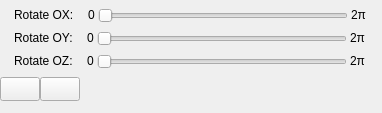
<?xml version="1.0" encoding="UTF-8"?>
<ui version="4.0">
 <class>MyControlWidget</class>
 <widget class="QWidget" name="MyControlWidget">
  <property name="geometry">
   <rect>
    <x>0</x>
    <y>0</y>
    <width>382</width>
    <height>113</height>
   </rect>
  </property>
  <property name="minimumSize">
   <size>
    <width>382</width>
    <height>113</height>
   </size>
  </property>
  <property name="windowTitle">
   <string/>
  </property>
  <widget class="QWidget" name="centralwidget" native="true">
   <property name="geometry">
    <rect>
     <x>-10</x>
     <y>0</y>
     <width>411</width>
     <height>399</height>
    </rect>
   </property>
   <widget class="QWidget" name="verticalLayoutWidget">
    <property name="geometry">
     <rect>
      <x>10</x>
      <y>0</y>
      <width>381</width>
      <height>111</height>
     </rect>
    </property>
    <layout class="QVBoxLayout" name="mainLayout">
     <property name="spacing">
      <number>0</number>
     </property>
     <item>
      <layout class="QHBoxLayout" name="spacerToolOXLayout">
       <property name="spacing">
        <number>0</number>
       </property>
       <property name="leftMargin">
        <number>0</number>
       </property>
       <item>
        <widget class="QLabel" name="rotateOXLabel">
         <property name="sizePolicy">
          <sizepolicy hsizetype="Fixed" vsizetype="Fixed">
           <horstretch>0</horstretch>
           <verstretch>0</verstretch>
          </sizepolicy>
         </property>
         <property name="font">
          <font>
           <pointsize>9</pointsize>
          </font>
         </property>
         <property name="text">
          <string>Rotate OX:</string>
         </property>
        </widget>
       </item>
       <item>
        <layout class="QHBoxLayout" name="spacerOXLayout">
         <property name="spacing">
          <number>3</number>
         </property>
         <property name="sizeConstraint">
          <enum>QLayout::SetDefaultConstraint</enum>
         </property>
         <property name="topMargin">
          <number>0</number>
         </property>
         <item>
          <widget class="QLabel" name="tetaStartLabel">
           <property name="sizePolicy">
            <sizepolicy hsizetype="Fixed" vsizetype="Fixed">
             <horstretch>0</horstretch>
             <verstretch>0</verstretch>
            </sizepolicy>
           </property>
           <property name="font">
            <font>
             <pointsize>9</pointsize>
            </font>
           </property>
           <property name="text">
            <string>0</string>
           </property>
          </widget>
         </item>
         <item>
          <widget class="QSlider" name="oxSlider">
           <property name="sizePolicy">
            <sizepolicy hsizetype="Fixed" vsizetype="Fixed">
             <horstretch>0</horstretch>
             <verstretch>0</verstretch>
            </sizepolicy>
           </property>
           <property name="minimumSize">
            <size>
             <width>250</width>
             <height>0</height>
            </size>
           </property>
           <property name="orientation">
            <enum>Qt::Horizontal</enum>
           </property>
          </widget>
         </item>
         <item>
          <widget class="QLabel" name="tetaEndLabel">
           <property name="sizePolicy">
            <sizepolicy hsizetype="Fixed" vsizetype="Fixed">
             <horstretch>0</horstretch>
             <verstretch>0</verstretch>
            </sizepolicy>
           </property>
           <property name="font">
            <font>
             <pointsize>9</pointsize>
            </font>
           </property>
           <property name="text">
            <string>2π</string>
           </property>
          </widget>
         </item>
        </layout>
       </item>
      </layout>
     </item>
     <item>
      <layout class="QHBoxLayout" name="spacerToolOYLayout">
       <property name="spacing">
        <number>0</number>
       </property>
       <item>
        <widget class="QLabel" name="rotateOYLabel">
         <property name="sizePolicy">
          <sizepolicy hsizetype="Fixed" vsizetype="Fixed">
           <horstretch>0</horstretch>
           <verstretch>0</verstretch>
          </sizepolicy>
         </property>
         <property name="font">
          <font>
           <pointsize>9</pointsize>
          </font>
         </property>
         <property name="text">
          <string>Rotate OY:</string>
         </property>
        </widget>
       </item>
       <item>
        <layout class="QHBoxLayout" name="spacerOYLayout">
         <property name="spacing">
          <number>3</number>
         </property>
         <property name="sizeConstraint">
          <enum>QLayout::SetDefaultConstraint</enum>
         </property>
         <property name="topMargin">
          <number>0</number>
         </property>
         <item>
          <widget class="QLabel" name="phiEndLabel">
           <property name="sizePolicy">
            <sizepolicy hsizetype="Fixed" vsizetype="Fixed">
             <horstretch>0</horstretch>
             <verstretch>0</verstretch>
            </sizepolicy>
           </property>
           <property name="font">
            <font>
             <pointsize>9</pointsize>
            </font>
           </property>
           <property name="text">
            <string>0</string>
           </property>
          </widget>
         </item>
         <item>
          <widget class="QSlider" name="oySlider">
           <property name="sizePolicy">
            <sizepolicy hsizetype="Fixed" vsizetype="Fixed">
             <horstretch>0</horstretch>
             <verstretch>0</verstretch>
            </sizepolicy>
           </property>
           <property name="minimumSize">
            <size>
             <width>250</width>
             <height>0</height>
            </size>
           </property>
           <property name="orientation">
            <enum>Qt::Horizontal</enum>
           </property>
          </widget>
         </item>
         <item>
          <widget class="QLabel" name="phiStartLabel">
           <property name="sizePolicy">
            <sizepolicy hsizetype="Fixed" vsizetype="Fixed">
             <horstretch>0</horstretch>
             <verstretch>0</verstretch>
            </sizepolicy>
           </property>
           <property name="font">
            <font>
             <pointsize>9</pointsize>
            </font>
           </property>
           <property name="text">
            <string>2π</string>
           </property>
          </widget>
         </item>
        </layout>
       </item>
      </layout>
     </item>
     <item>
      <layout class="QHBoxLayout" name="spacerToolOZLayout">
       <property name="spacing">
        <number>0</number>
       </property>
       <item>
        <widget class="QLabel" name="rotateOZLabel">
         <property name="sizePolicy">
          <sizepolicy hsizetype="Fixed" vsizetype="Fixed">
           <horstretch>0</horstretch>
           <verstretch>0</verstretch>
          </sizepolicy>
         </property>
         <property name="font">
          <font>
           <pointsize>9</pointsize>
          </font>
         </property>
         <property name="text">
          <string>Rotate OZ:</string>
         </property>
        </widget>
       </item>
       <item>
        <layout class="QHBoxLayout" name="spacerOZLayout">
         <property name="spacing">
          <number>3</number>
         </property>
         <property name="sizeConstraint">
          <enum>QLayout::SetDefaultConstraint</enum>
         </property>
         <property name="topMargin">
          <number>0</number>
         </property>
         <item>
          <widget class="QLabel" name="psiStartLabel">
           <property name="sizePolicy">
            <sizepolicy hsizetype="Fixed" vsizetype="Fixed">
             <horstretch>0</horstretch>
             <verstretch>0</verstretch>
            </sizepolicy>
           </property>
           <property name="font">
            <font>
             <pointsize>9</pointsize>
            </font>
           </property>
           <property name="text">
            <string>0</string>
           </property>
          </widget>
         </item>
         <item>
          <widget class="QSlider" name="ozSlider">
           <property name="sizePolicy">
            <sizepolicy hsizetype="Fixed" vsizetype="Fixed">
             <horstretch>0</horstretch>
             <verstretch>0</verstretch>
            </sizepolicy>
           </property>
           <property name="minimumSize">
            <size>
             <width>250</width>
             <height>0</height>
            </size>
           </property>
           <property name="maximum">
            <number>100</number>
           </property>
           <property name="orientation">
            <enum>Qt::Horizontal</enum>
           </property>
          </widget>
         </item>
         <item>
          <widget class="QLabel" name="psiEndLabel">
           <property name="sizePolicy">
            <sizepolicy hsizetype="Fixed" vsizetype="Fixed">
             <horstretch>0</horstretch>
             <verstretch>0</verstretch>
            </sizepolicy>
           </property>
           <property name="font">
            <font>
             <pointsize>9</pointsize>
            </font>
           </property>
           <property name="text">
            <string>2π</string>
           </property>
          </widget>
         </item>
        </layout>
       </item>
      </layout>
     </item>
     <item>
      <layout class="QHBoxLayout" name="scaleToollLayout">
       <item>
        <widget class="QPushButton" name="scaleUpButton">
         <property name="sizePolicy">
          <sizepolicy hsizetype="Fixed" vsizetype="Fixed">
           <horstretch>0</horstretch>
           <verstretch>0</verstretch>
          </sizepolicy>
         </property>
         <property name="minimumSize">
          <size>
           <width>24</width>
           <height>24</height>
          </size>
         </property>
         <property name="text">
          <string/>
         </property>
         <property name="icon">
          <iconset resource="../resources/resources.qrc">
           <normaloff>:/icons/scaleUpIcon.svg</normaloff>:/icons/scaleUpIcon.svg</iconset>
         </property>
        </widget>
       </item>
       <item>
        <widget class="QPushButton" name="scaleDownButton">
         <property name="sizePolicy">
          <sizepolicy hsizetype="Fixed" vsizetype="Fixed">
           <horstretch>0</horstretch>
           <verstretch>0</verstretch>
          </sizepolicy>
         </property>
         <property name="minimumSize">
          <size>
           <width>24</width>
           <height>24</height>
          </size>
         </property>
         <property name="text">
          <string/>
         </property>
         <property name="icon">
          <iconset resource="../resources/resources.qrc">
           <normaloff>:/icons/scaleDownIcon.svg</normaloff>:/icons/scaleDownIcon.svg</iconset>
         </property>
        </widget>
       </item>
       <item>
        <spacer name="horizontalSpacer">
         <property name="orientation">
          <enum>Qt::Horizontal</enum>
         </property>
         <property name="sizeHint" stdset="0">
          <size>
           <width>40</width>
           <height>20</height>
          </size>
         </property>
        </spacer>
       </item>
      </layout>
     </item>
    </layout>
   </widget>
  </widget>
 </widget>
 <resources>
  <include location="../resources/resources.qrc"/>
  <include location="../resources/resources.qrc"/>
 </resources>
 <connections/>
</ui>
